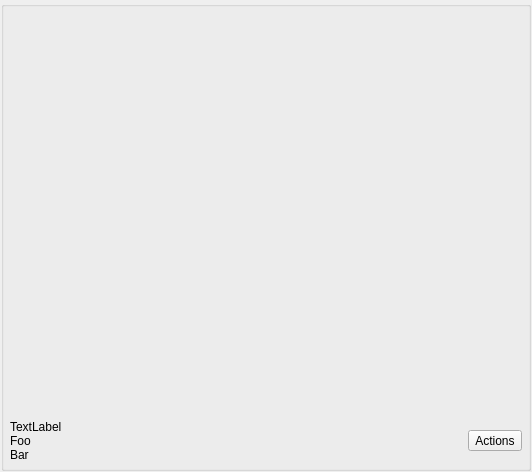
<?xml version="1.0" encoding="UTF-8"?>
<ui version="4.0">
 <class>ThumbWidget</class>
 <widget class="QWidget" name="ThumbWidget">
  <property name="geometry">
   <rect>
    <x>0</x>
    <y>0</y>
    <width>532</width>
    <height>472</height>
   </rect>
  </property>
  <property name="windowTitle">
   <string>Form</string>
  </property>
  <layout class="QVBoxLayout" name="verticalLayout_2">
   <property name="spacing">
    <number>1</number>
   </property>
   <property name="margin">
    <number>1</number>
   </property>
   <item>
    <widget class="QGroupBox" name="box">
     <property name="title">
      <string/>
     </property>
     <layout class="QVBoxLayout" name="verticalLayout">
      <property name="spacing">
       <number>2</number>
      </property>
      <property name="margin">
       <number>6</number>
      </property>
      <item>
       <widget class="QLabel" name="thumbnail">
        <property name="text">
         <string/>
        </property>
        <property name="pixmap">
         <pixmap resource="resources.qrc">:/res/loading_512x400.png</pixmap>
        </property>
        <property name="scaledContents">
         <bool>true</bool>
        </property>
        <property name="alignment">
         <set>Qt::AlignCenter</set>
        </property>
       </widget>
      </item>
      <item>
       <layout class="QHBoxLayout" name="horizontalLayout">
        <property name="spacing">
         <number>10</number>
        </property>
        <item>
         <widget class="QLabel" name="label">
          <property name="text">
           <string>TextLabel
Foo
Bar</string>
          </property>
          <property name="alignment">
           <set>Qt::AlignLeading|Qt::AlignLeft|Qt::AlignTop</set>
          </property>
         </widget>
        </item>
        <item>
         <widget class="QToolButton" name="button">
          <property name="text">
           <string>Actions</string>
          </property>
          <property name="icon">
           <iconset resource="resources.qrc">
            <normaloff>:/res/down_arrow.png</normaloff>:/res/down_arrow.png</iconset>
          </property>
          <property name="toolButtonStyle">
           <enum>Qt::ToolButtonTextBesideIcon</enum>
          </property>
         </widget>
        </item>
       </layout>
      </item>
     </layout>
    </widget>
   </item>
  </layout>
 </widget>
 <resources>
  <include location="resources.qrc"/>
 </resources>
 <connections/>
</ui>
